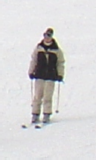
#> input picture HumanDetection/Human/Test_Positive/crop001008b.bmp, 96 x 160 px
$ python HumanClassifier.py
#> lines starting #> are read from the running program, lines starting #| are printed output that depends on the picture
#> pass 2 of the loop in getImagesWithLable, `for dataFolder in dataFile.keys():`:
#> pass 2 of the loop in getImagesWithLable, `for dataFolder in dataFile.keys():`:
import numpy as np
import sys
import cv2
import math
import os
import random

"""
Class for HOG feature extraction
"""
class HOG:
    """
    function to convert image from blue-gree-red to grayscale
    img = the image matrix
    """
    def bgr2gray(self, img):
        rows = img.shape[0]
        cols = img.shape[1]
        gray = np.zeros((rows,cols))
        for i in range(0,rows):
            for j in range(0,cols):
                bgr = img[i,j]
                r = bgr[2]
                g = bgr[1]
                b = bgr[0]
                gray[i,j] = round(0.299*r+0.587*g+0.114*b)
        return gray

    """
    function to perform prewitts operation
    img = the image matrix
    """
    def prewitt(self, img):
        #Mask to calculate x gradient
        px = (1.0/3.0)*np.array([(-1,0,1),
                    (-1,0,1),
                    (-1,0,1)])
        #Mask to calculate y gradient
        py = (1.0/3.0)*np.array([(1,1,1),
                    (0,0,0),
                    (-1,-1,-1)])

        #initialize matrices to store the value of x & y gradient and gradient angle
        gradientx = np.zeros(shape=img.shape)
        gradienty = np.zeros(shape=img.shape)
        gradient = np.zeros(shape=img.shape)
        gradient_angle = np.zeros(shape=img.shape)
        rows = img.shape[0]
        cols = img.shape[1]
        #find the gradient values by perfoeming convolution
        for row in range(0,rows-2):
            for col in range(0,cols-2):
                gx = 0
                gy = 0
                #perform convolution with the 3x3 matrix starting at (i,j)
                for i in range (0,3):
                    for j in range (0,3):
                        gx = gx + img[row+i,col+j]*px[i,j]
                        gy = gy + img[row+i,col+j]*py[i,j]
                gradientx[row+1,col+1] = gx
                gradienty[row+1,col+1] = gy
                #normalize the gradient magnitude, divide by sqrt(2)
                gradient[row+1,col+1]=(((gx**2+gy**2)**(0.5))/np.sqrt(2))
                #calculate the gradient angle
                angle = 0
                if(gx == 0):
                    if(gy == 0):
                        angle = 0
                    else:
                        if( gy > 0):
                            angle = 90
                        else:
                            angle = -90
                else:
                    angle = round(math.degrees(np.arctan(gy/gx)))
                if (angle < 0):
                    angle = angle + 180
                gradient_angle[row+1,col+1]  = angle
        #return the gradient magnitude and gradient angle matrix
        return [gradient, gradient_angle]

    """
    function to get histogram for each 8x8 cell
    gradient = gradient magnitude for each pixel
    gradient_angle = gradient angle for each pixel
    """
    def getCellHistogram(self, gradient, gradient_angle):
        cellSize = 8
        rows = gradient.shape[0]
        cols = gradient.shape[1]
        #initialize the number of cell rows and cell columns
        cellRows = round(rows/cellSize)
        cellCols = round(cols/cellSize)
        cellHistogram = np.zeros((cellRows,cellCols,9))
        for i in range (0,cellRows-1):
            for j in range (0,cellCols-1):
                for row in range (i*8,i*8+8):
                    for col in range (j*8,j*8+8):
                        angle = gradient_angle[row,col]
                        mag = gradient[row,col]
                        if(angle%20 == 0):
                            if(angle == 180):
                                cellHistogram[i,j,0] += mag
                                continue
                            bin = int(angle/20)
                            cellHistogram[i,j,bin] += mag
                            continue
                        bin_l = int(angle/20)
                        #calculate the vote for left and right bins.
                        if(bin_l == 8):
                            bin_r = 0
                            cellHistogram[i,j,bin_l] += ((180-angle)/20)*mag
                            cellHistogram[i,j,bin_r] += ((angle-160)/20)*mag
                        else:
                            bin_r = bin_l+1
                            cellHistogram[i,j,bin_l] += (((bin_r*20)-angle)/20)*mag
                            cellHistogram[i,j,bin_r] += ((angle-(bin_l*20))/20)*mag
        cellHistogramSuared = np.square(cellHistogram)
        return [cellHistogram, cellHistogramSuared]

    """
    function to get the hog descriptor
    """
    def getHogDescriptor(self, cellHistogram, cellHistogramSquared):
        rows = cellHistogram.shape[0]
        cols = cellHistogram.shape[1]
        descriptor = np.array([])
        for row in range(0,rows-1):
            for col in range(0,cols-1):
                block = np.array([])
                temp = np.array([])
                block = np.append(block,cellHistogram[row,col])
                block = np.append(block,cellHistogram[row,col+1])
                block = np.append(block,cellHistogram[row+1,col])
                block = np.append(block,cellHistogram[row+1,col+1])
                temp = np.append(temp,cellHistogramSquared[row,col])
                temp = np.append(temp,cellHistogramSquared[row,col+1])
                temp = np.append(temp,cellHistogramSquared[row+1,col])
                temp = np.append(temp,cellHistogramSquared[row+1,col+1])
                temp = np.sum(temp)
                if(temp>0):
                    #normalize the block descriptor
                    norm = np.sqrt(temp)
                    block = (1/norm)*block
                descriptor = np.append(descriptor, block)
        return descriptor

    """
    function to read image
    """
    def readImage(self, path):
        return cv2.imread(path,cv2.IMREAD_COLOR)

    """
    function to save the image and hog descriptor
    """
    def saveImageAndHog(self, img, hog, path, append):
        pathSplit = path.split('/')
        currImage = pathSplit[-1]
        imageName, imageExt = currImage.split('.')
        updatedImage = '.'.join([imageName+append,imageExt])
        imageFolder = '/'.join(pathSplit[:-1])
        imageFolder += "_res"
        finalPath = '/'.join([imageFolder,updatedImage])
        cv2.imwrite(finalPath, img)
        np.savetxt(imageFolder+"/"+imageName+"_hog.txt", hog, delimiter = '\n')

    """
    function to get the hog descriptor for the given list of images
    """
    def hog(self, im_path):
        features = []
        for path in im_path:
            img = self.readImage(path)
#> in readImage, returned value is the input picture: shape (160, 96, 3); mean B, G, R 212.5, 211.8, 212.9
            img = self.bgr2gray(img)
            gradients = self.prewitt(img)
#> after the loop in prewitt, `for row in range(0,rows-2):`:
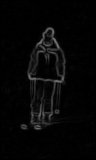
#> gradient: shape (160, 96) float64; min 0, max 120.4, mean 6.7
#> after the loop in prewitt, `for row in range(0,rows-2):`:
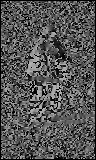
#> gradient_angle: shape (160, 96) float64; min 0, max 179, mean 84.7
#> after the loop in prewitt, `for row in range(0,rows-2):`:
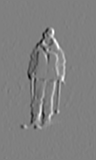
#> gradientx: shape (160, 96) float64; min -157, max 155, mean 0; drawn with min black and max white
#> after the loop in prewitt, `for row in range(0,rows-2):`:
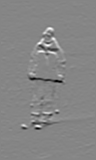
#> gradienty: shape (160, 96) float64; min -155.7, max 141, mean 0.1; drawn with min black and max white
            magnitude = gradients[0]
            gradient_angle = gradients[1]
            Histogram = self.getCellHistogram(magnitude, gradient_angle)
            cellHistogram = Histogram[0]
            cellHistogramSquared = Histogram[1]
            HOGdescriptor = self.getHogDescriptor(cellHistogram, cellHistogramSquared)
            HOGdescriptor = HOGdescriptor.reshape(-1,1)
            #save gradient magnitude image and hog descriptor
            self.saveImageAndHog(magnitude, HOGdescriptor, path, "_mag")
#> pass 2 of the loop in hog, `for path in im_path:`:
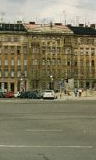
#> input picture HumanDetection/Human/Test_Neg/00000053a_cut.bmp, 96 x 160 px
#> in readImage, returned value is the input picture: shape (160, 96, 3); mean B, G, R 98.5, 124, 128.9
#> after the loop in prewitt (call 2), `for row in range(0,rows-2):`:
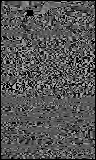
#> gradient_angle: shape (160, 96) float64; min 0, max 179, mean 84.6
#> after the loop in prewitt (call 2), `for row in range(0,rows-2):`:
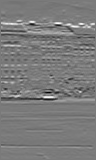
#> gradienty: shape (160, 96) float64; min -181, max 194.3, mean 1.1; drawn with min black and max white
#> pass 3 of the loop in hog, `for path in im_path:`:
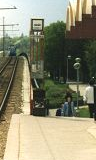
#> input picture HumanDetection/Human/Test_Neg/00000062a_cut.bmp, 96 x 160 px
#> in readImage, returned value is the input picture: shape (160, 96, 3); mean B, G, R 115.6, 139.8, 142.5
#> after the loop in prewitt (call 3), `for row in range(0,rows-2):`:
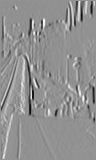
#> gradientx: shape (160, 96) float64; min -193.7, max 144, mean -0.9; drawn with min black and max white
#> after the loop in prewitt (call 3), `for row in range(0,rows-2):`:
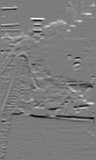
#> gradienty: shape (160, 96) float64; min -191, max 200, mean -0.1; drawn with min black and max white
#> the loop made 4 passes; the first 3 are shown
            features.append(HOGdescriptor)
        return features

"""
Class for Neural Network
"""
class NeuralNet:

    """
    initialize the neural network
    graph = the shape of the neural network
    ep = the number of epocs
    lr = learning rate
    patience = number of epocs to continue after error changes very little
    """
    def __init__(self, graph = (7524, 1000, 1), ep = 100, lr = 0.1, patience = 3):

        self.graph = graph
        #initialize the weights randomly
        np.random.seed(1)
        self.w1 = 0.1 * (2 * np.random.random((graph[1], graph[0])) - 1)
        np.random.seed(2)
        self.w2 = 0.1 * (2 * np.random.random((graph[2], graph[1])) - 1)

        #initialize bias for hidden layer and output to zero
        self.b1 = np.zeros((graph[1], 1))
        self.b2 = np.zeros((graph[2], 1))

        #intermediate values to remember
        self.z1 = None
        self.a1 = None
        self.z2 = None
        self.output = None

        self.ep = ep
        self.lr = lr
        self.patience = patience

    """
    feed forward, calculate the output of the neural net for given input
    """
    # [9 lines left out: function ff, not called in this run]

    """
    function to calculate squared error from the output and expected value
    """
    def err(self, expected_output):
        return np.square(self.output - expected_output).sum()

    """
    function to perform back propogation
    """
    # [10 lines left out: function bp, not called in this run]

    """
    update the weights and bias of the neural net
    """
    # [6 lines left out: function update, not called in this run]

    """
    function to train the neural net
    training_data = input training data
    label = expected output
    """
    def train(self, training_data, label):
        dataLen = len(training_data)
        sn = np.arange(dataLen)
        random.shuffle(sn)
        prev_err = sys.maxsize
        for epoch in range(self.ep):
            ep_err = 0.0 #initialize error for current epoch to zero
            #train the network for each image and update the weights accordingly
            for count in sn:
                train_data = training_data[count]
                self.ff(train_data)
                error = self.err(label[count])
                ep_err += error
                self.bp(train_data, label[count])
                self.update()
            ep_err = ep_err/dataLen
            print("Epoch Count: " + str(epoch), "Average Error: ", ep_err)
            if(ep_err < prev_err):
                print("error decreased by ", prev_err-ep_err)
            else:
                if(ep_err > prev_err):
                    print("error increased by ", ep_err-prev_err)
                else:
                    print("error stayed same")
            #check for the change in error if very less we can stop training
            if(prev_err - ep_err < 0.000000001):
                self.patience -= 1
                if(self.patience == 0):
                    print("training complete....")
                    break
            #save the error for comparison with next epoch
            prev_err = ep_err
        #save the weights and bias of the network to a file
        self.saveState()

    """
    funciton to test the network with the testing data
    """
    # [17 lines left out: function test, not called in this run]

    """
    function to save the weights and bias of the network
    """
    # [5 lines left out: function saveState, not called in this run]

    #sigmoid activation function
    def sigmoid(self, x):
        return 1/(1+np.exp(-x))
    def dsigmoid(self, x):
        return x*(1-x)

    #ReLU activation function
    def ReLU(self,x):
        return x*(x>0)
    def dReLU(self, x):
        return 1*(x>0)


"""
function to get all the files in the given folder and expected lable
"""
def getImagesWithLable(dataFile, delimeter):
    PathList = []
    dataOut = []
    for dataFolder in dataFile.keys():
        for directoryName, subDirectory, fileL in os.walk(dataFolder):
            for imageFile in fileL:
                imageP = dataFolder + delimeter + imageFile
                PathList.append(imageP)
                dataOut.append([dataFile[dataFolder]])

    return PathList, dataOut

"""
The entry point for our program
"""
if __name__ == "__main__":
    #define the path to folder that contains the test and train images
    datafilepath = "./Human" #root folder
    tr_pos_fldr = 'Train_Positive' #folder containing positive training sample
    tr_neg_fldr = 'Train_Negative' #folder containing negative training sample
    ts_pos_fldr = 'Test_Positive' #folder containing positive testing sample
    ts_neg_fldr = 'Test_Neg' #folder containing negative testing sample
    file_path_seperator = '/'

    tr_pos_pth = datafilepath + file_path_seperator + tr_pos_fldr
    tr_neg_pth = datafilepath + file_path_seperator + tr_neg_fldr
    ts_pos_pth = datafilepath + file_path_seperator + ts_pos_fldr
    ts_neg_pth = datafilepath + file_path_seperator + ts_neg_fldr

    train_data_dict = {tr_pos_pth:1, tr_neg_pth:0}
    test_data_dict = {ts_pos_pth:1, ts_neg_pth:0}

    #get the complete list of train and test images along with expected label
    train_image_path_list, train_data_output = getImagesWithLable(train_data_dict, file_path_seperator)
    test_image_path_list, test_data_output = getImagesWithLable(test_data_dict, file_path_seperator)

    h = HOG()
    #get the hog feature descriptor for train and test images
    train_data_input = np.array(h.hog(train_image_path_list))
    test_data_input = np.array(h.hog(test_image_path_list))

    #initialize the neural network
    neuralNet = NeuralNet(graph = (7524, 200, 1), ep = 100, lr = 0.1, patience = 3)
#> (the run stopped early here; a loop or call above may not have finished)
